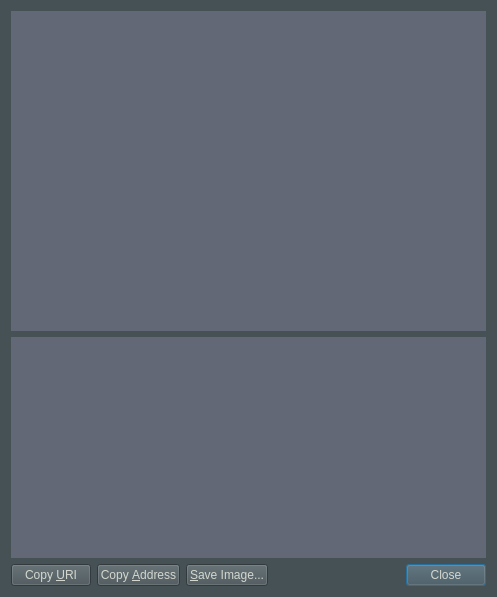
<?xml version="1.0" encoding="UTF-8"?>
<ui version="4.0">
 <class>ReceiveRequestDialog</class>
 <widget class="QDialog" name="ReceiveRequestDialog">
  <property name="geometry">
   <rect>
    <x>0</x>
    <y>0</y>
    <width>497</width>
    <height>597</height>
   </rect>
  </property>
  <property name="styleSheet">
   <string notr="true">background-color:rgb(70, 81, 86);
color:rgb(211, 215, 207);
font: 75 12pt &quot;Uroob&quot;;</string>
  </property>
  <layout class="QVBoxLayout" name="verticalLayout_3">
   <item>
    <widget class="QRImageWidget" name="lblQRCode">
     <property name="sizePolicy">
      <sizepolicy hsizetype="Expanding" vsizetype="Fixed">
       <horstretch>0</horstretch>
       <verstretch>0</verstretch>
      </sizepolicy>
     </property>
     <property name="minimumSize">
      <size>
       <width>300</width>
       <height>320</height>
      </size>
     </property>
     <property name="toolTip">
      <string>QR Code</string>
     </property>
     <property name="styleSheet">
      <string notr="true">background-color:rgb(98, 104, 118);
color:rgb(211, 215, 207);
font: 75 12pt &quot;Uroob&quot;;</string>
     </property>
     <property name="textFormat">
      <enum>Qt::PlainText</enum>
     </property>
     <property name="alignment">
      <set>Qt::AlignCenter</set>
     </property>
     <property name="wordWrap">
      <bool>true</bool>
     </property>
    </widget>
   </item>
   <item>
    <widget class="QTextEdit" name="outUri">
     <property name="sizePolicy">
      <sizepolicy hsizetype="Expanding" vsizetype="Expanding">
       <horstretch>0</horstretch>
       <verstretch>0</verstretch>
      </sizepolicy>
     </property>
     <property name="minimumSize">
      <size>
       <width>0</width>
       <height>50</height>
      </size>
     </property>
     <property name="styleSheet">
      <string notr="true">background-color:rgb(98, 104, 118);
color:rgb(211, 215, 207);
font: 75 12pt &quot;Uroob&quot;;</string>
     </property>
     <property name="frameShape">
      <enum>QFrame::NoFrame</enum>
     </property>
     <property name="frameShadow">
      <enum>QFrame::Plain</enum>
     </property>
     <property name="tabChangesFocus">
      <bool>true</bool>
     </property>
     <property name="textInteractionFlags">
      <set>Qt::TextSelectableByKeyboard|Qt::TextSelectableByMouse</set>
     </property>
    </widget>
   </item>
   <item>
    <layout class="QHBoxLayout" name="horizontalLayout">
     <item>
      <widget class="QPushButton" name="btnCopyURI">
       <property name="styleSheet">
        <string notr="true">background-color:rgb(70, 81, 86);
color:rgb(211, 215, 207);
font: 75 12pt &quot;Uroob&quot;;</string>
       </property>
       <property name="text">
        <string>Copy &amp;URI</string>
       </property>
       <property name="autoDefault">
        <bool>false</bool>
       </property>
      </widget>
     </item>
     <item>
      <widget class="QPushButton" name="btnCopyAddress">
       <property name="styleSheet">
        <string notr="true">background-color:rgb(70, 81, 86);
color:rgb(211, 215, 207);
font: 75 12pt &quot;Uroob&quot;;</string>
       </property>
       <property name="text">
        <string>Copy &amp;Address</string>
       </property>
       <property name="autoDefault">
        <bool>false</bool>
       </property>
      </widget>
     </item>
     <item>
      <widget class="QPushButton" name="btnSaveAs">
       <property name="styleSheet">
        <string notr="true">background-color:rgb(70, 81, 86);
color:rgb(211, 215, 207);
font: 75 12pt &quot;Uroob&quot;;</string>
       </property>
       <property name="text">
        <string>&amp;Save Image...</string>
       </property>
       <property name="autoDefault">
        <bool>false</bool>
       </property>
      </widget>
     </item>
     <item>
      <spacer name="horizontalSpacer_2">
       <property name="orientation">
        <enum>Qt::Horizontal</enum>
       </property>
       <property name="sizeHint" stdset="0">
        <size>
         <width>40</width>
         <height>20</height>
        </size>
       </property>
      </spacer>
     </item>
     <item>
      <widget class="QDialogButtonBox" name="buttonBox">
       <property name="styleSheet">
        <string notr="true"/>
       </property>
       <property name="standardButtons">
        <set>QDialogButtonBox::Close</set>
       </property>
      </widget>
     </item>
    </layout>
   </item>
  </layout>
 </widget>
 <customwidgets>
  <customwidget>
   <class>QRImageWidget</class>
   <extends>QLabel</extends>
   <header>qt/receiverequestdialog.h</header>
  </customwidget>
 </customwidgets>
 <resources/>
 <connections>
  <connection>
   <sender>buttonBox</sender>
   <signal>rejected()</signal>
   <receiver>ReceiveRequestDialog</receiver>
   <slot>reject()</slot>
   <hints>
    <hint type="sourcelabel">
     <x>452</x>
     <y>573</y>
    </hint>
    <hint type="destinationlabel">
     <x>243</x>
     <y>298</y>
    </hint>
   </hints>
  </connection>
  <connection>
   <sender>buttonBox</sender>
   <signal>accepted()</signal>
   <receiver>ReceiveRequestDialog</receiver>
   <slot>accept()</slot>
   <hints>
    <hint type="sourcelabel">
     <x>452</x>
     <y>573</y>
    </hint>
    <hint type="destinationlabel">
     <x>243</x>
     <y>298</y>
    </hint>
   </hints>
  </connection>
 </connections>
</ui>
